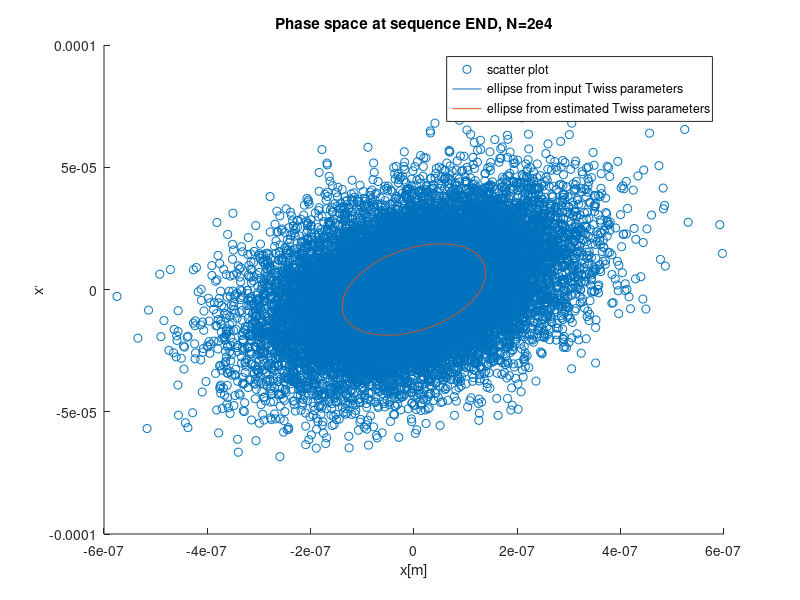

Reproduce this figure in MATLAB.
%twiss parameter at START
clear all;
clc;
bet=168000 ;%m
alf= -810  ;%m
eg=900e-9/3.7182e+05;%m divided by gamma
N=2e4;% number of particles

x1=ones(N,1);
x2=ones(N,1);


for i=1:N
    x1(i)=random('Normal',0,1);
    x2(i)=random('Normal',0,1);
end 

c11=sqrt(eg*bet);
c12=0;
r=-eg*alf/(c11*sqrt(eg*(1+alf^2)/bet));
c21=sqrt(eg*(1+alf^2)/bet)*r;
c22=sqrt(eg*(1+alf^2)/bet)*sqrt(1-r^2);

x=c11*x1;
px=c21*x1+c22*x2;
fig1=scatter(x,px);
hold on
%now estimate the twiss parameters from the distribution
S=cov(x,px);
alfx1=-S(1,2)/sqrt(S(1,1)*S(2,2)-S(1,2)^2);
betx1=-alfx1*S(1,1)/S(1,2);
eg1=S(1,1)/betx1;
errbet1=abs(betx1-bet)/bet; %relative error on the estimate 
erreg1=abs(eg1-eg)/eg;
%% for y direction 
egy=20e-9/3.7182e+05; %input twiss parameters in y dir
bety=137e3;
alfy=-653;

cy11=sqrt(egy*bety);
ry=-egy*alfy/(cy11*sqrt(egy*(1+alfy^2)/bety));
cy21=sqrt(egy*(1+alfy^2)/bety)*ry;
cy22=sqrt(egy*(1+alfy^2)/bety)*sqrt(1-ry^2);
%% draw the phase space ellipse from input twiss parameters
xmax=sqrt(eg*bet);
xmin=-xmax;
xvec=linspace(xmax,xmin, 200);
xrev=linspace(xmin,xmax,200); %reverse the order
X=cat(2,xvec,xrev);

ppos=(-alf*xrev+sqrt(bet*eg-xrev.^2))/bet;
pneg=(-alf*xvec-sqrt(bet*eg-xvec.^2))/bet;
P=cat(2,pneg,ppos);

plot(X,P) 
title('Phase space at sequence START, N=2e4');
xlabel('x[m]');
ylabel('x^,');
hold on
%% and also from the estimated parameters
xM1=sqrt(eg1*betx1);
xm1=-xM1;
xv1=linspace(xM1,xm1, 200);
xr1=-xv1;
X1=cat(2,xv1,xr1);

pp1=(-alfx1*xr1+sqrt(betx1*eg1-xr1.^2))/betx1;
pn1=(-alfx1*xv1-sqrt(betx1*eg1-xv1.^2))/betx1;
P1=cat(2,pn1,pp1);
plot(X1,P1);
legend('scatter plot', 'ellipse from input Twiss parameters', 'ellipse from estimated Twiss parameters');

hold off
%% now using the twiss parameter at the END
betf=0.00797;
alff=-0.401;

c11f=sqrt(eg*betf);
c12f=0;
rf=-eg*alff/(c11f*sqrt(eg*(1+alff^2)/betf));
c21f=sqrt(eg*(1+alff^2)/betf)*rf;
c22f=sqrt(eg*(1+alff^2)/betf)*sqrt(1-rf^2);

xf=c11f*x1;
pxf=c21f*x1+c22f*x2;
fig2=scatter(xf,pxf); 
hold on
%now estimate the twiss parameters from the distribution
Sf=cov(xf,pxf);
alfx2=-Sf(1,2)/sqrt(Sf(1,1)*Sf(2,2)-Sf(1,2)^2);
betx2=-alfx2*Sf(1,1)/Sf(1,2);
eg2=Sf(1,1)/betx2;
errbet2=abs(betx2-betf)/betf; %relative error on the estimate 
erreg2=abs(eg2-eg)/eg;
%% draw the ellipse from input parameters
xmaxf=sqrt(eg*betf);
xminf=-xmaxf;
xvecf=linspace(xmaxf,xminf, 200);
xrevf=linspace(xminf,xmaxf,200);
Xf=cat(2,xvecf,xrevf);

pposf=(-alff*xrevf+sqrt(betf*eg-xrevf.^2))/betf;
pnegf=(-alff*xvecf-sqrt(betf*eg-xvecf.^2))/betf;
Pf=cat(2,pnegf,pposf);
plot(Xf,Pf)
hold on
%% and from estimated parameters
xM2=sqrt(eg2*betx2);
xm2=-xM2;
xv2=linspace(xM2,xm2, 200);
xr2=-xv2;
X2=cat(2,xv2,xr2);

pp2=(-alfx2*xr2+sqrt(betx2*eg2-xr2.^2))/betx2;
pn2=(-alfx2*xv2-sqrt(betx2*eg2-xv2.^2))/betx2;
P2=cat(2,pn2,pp2);
plot(X2,P2);
title('Phase space at sequence END, N=2e4');
xlabel('x[m]');
ylabel('x^,');
legend('scatter plot', 'ellipse from input Twiss parameters', 'ellipse from estimated Twiss parameters');
